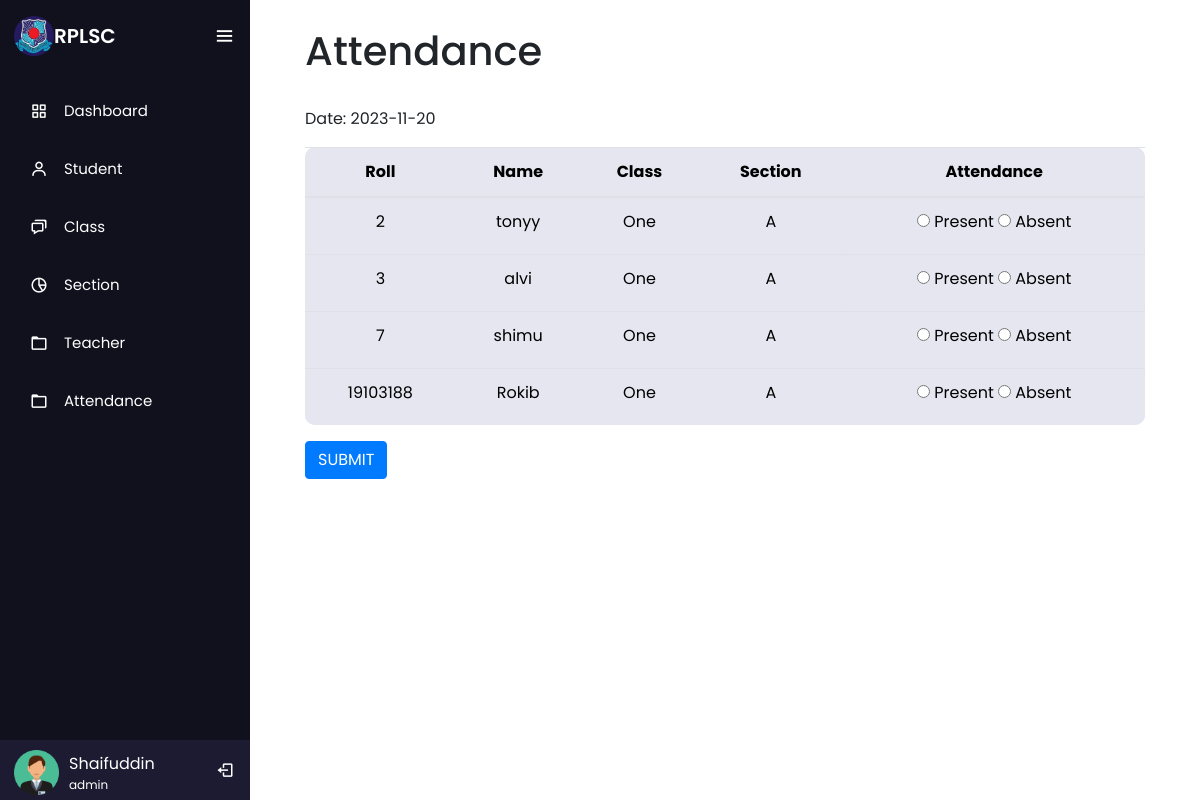
Screenshot of /attendance.php (signed in) with the database file from the repository.
### tables this page shows
CREATE TABLE `employee` (
  `id` int(100) NOT NULL COMMENT 'ID',
  `name` varchar(100) NOT NULL COMMENT 'Name',
  `department_id` int(100) NOT NULL,
  `cid` int(11) NOT NULL,
  `sid` int(11) NOT NULL,
  `number` int(100) NOT NULL COMMENT 'Number',
  `email` varchar(100) NOT NULL COMMENT 'Email',
  `password` varchar(100) NOT NULL,
  `role` int(10) NOT NULL
);

CREATE TABLE `role` (
  `id` int(100) NOT NULL,
  `name` varchar(100) NOT NULL
);

CREATE TABLE `student` (
  `id` int(100) NOT NULL,
  `roll` int(100) NOT NULL,
  `name` varchar(100) NOT NULL,
  `cid` int(100) NOT NULL,
  `sid` int(100) NOT NULL
);

CREATE TABLE `class` (
  `cid` int(100) NOT NULL,
  `cname` varchar(100) NOT NULL
);

CREATE TABLE `section` (
  `sid` int(11) NOT NULL,
  `sname` varchar(11) NOT NULL
);

### attendance.php (the view, shortened to what this page needs)
<?php
include 'nav.php';
$eid = $_SESSION['eid'];
$query = "SELECT * FROM employee WHERE id='$eid'";
$class = mysqli_fetch_assoc(mysqli_query($conn, $query));
$class_id = $class['cid'];
$section_id = $class['sid'];
$query = "SELECT * FROM student WHERE cid = $class_id AND `sid` = $section_id order by roll asc";
$data = mysqli_query($conn, $query);
$date = date("Y-m-d");
?>
<head>
</head>
<div class="container" style="height: 0;">
    <h1> Attendance</h1><br>
    <p>Date: <?php echo "$date" ?></p>
    <form action="attendance_connect.php" method="post" id="attendance-form">
        <div id="table">
            <table class=" table">
                <thead>
                    <tr>
                        <th>Roll</th>
                        <th>Name</th>
                        <th>Class</th>
                        <th>Section</th>
                        <th>Attendance</th>
                    </tr>
                </thead>
                <?php
                $total = mysqli_num_rows($data);
                $c = 1;
                if ($total != 0) {
                    while ($result = mysqli_fetch_assoc($data)) {
                        $cid = $result['cid'];
                        $class = mysqli_fetch_assoc(mysqli_query($conn, "SELECT * FROM `class` WHERE cid='$cid'"));
                        $sid = $result['sid'];
                        $section = mysqli_fetch_assoc(mysqli_query($conn, "SELECT * FROM `section` WHERE sid='$sid'"));
                        echo '
                        <tr>
                            <td>' . $result['roll'] . '</td>
                            <td>' . $result['name'] . '</td>
                            <td>' . $class['cname'] . '</td>
                            <td>' . $section['sname'] . '</td>
                            <td>
                                <input type="radio" name="attend[' . $result['id'] . ']" value="1" id="present-' . $c . '">
                                <label for="present-' . $c . '">Present</label>
                                <input type="radio" name="attend[' . $result['id'] . ']" value="0" id="absent-' . $c . '">
                                <label for="absent-' . $c . '">Absent</label>
                            </td>
                        </tr>';
                        $c++;
                    }
                } else {
                    echo "No records found";
                };
                ?>
            </table>
            <div class="button">
                <button class="btn btn-primary" style="align-items: center;" type="submit" name="submit">SUBMIT</button>
            </div>
        </div>
    </form>
</div>
<?php
include 'footer.php';
?>

### nav.php (shortened to what this page needs)
<?php
$db = new dbObj();
$conn =  $db->getConnstring();
?>
<!DOCTYPE html>
<html lang="en" dir="ltr">
<head>
  <link rel="stylesheet" href="school.css" />
  <link rel="stylesheet" href="css/bootstrap.min.css">
  <link rel="stylesheet" href="https://unicons.iconscout.com/release/v4.0.0/css/line.css">
  <link href='https://unpkg.com/boxicons@2.0.7/css/boxicons.min.css' rel='stylesheet'>
  <link rel="stylesheet" href="https://cdnjs.cloudflare.com/ajax/libs/font-awesome/4.7.0/css/font-awesome.min.css">
  <link rel="stylesheet" href="//code.jquery.com/ui/1.13.2/themes/base/jquery-ui.css">
</head>
<body>
  <div class="sidebar open">
    <div class="logo-details">
      <img src="image/slogo.jpg" style="height: 40px; width:40px;   border-radius: 50%;" alt="profileImg" />
      <div class="logo_name">RPLSC</div>
      <i class="bx bx-menu" id="btn"></i>
    </div>
    <ul class="nav-list">
    <?php if (isset($_SESSION['admin'])) {
     echo '
     <li>
        <a href="dashboard.php">
          <i class="bx bx-grid-alt"></i>
          <span class="links_name">Dashboard</span>
        </a>
        <span class="tooltip">Dashboard</span>
      </li>
      <li>
        <a href="student.php">
          <i class="bx bx-user"></i>
          <span class="links_name">Student</span>
        </a>
        <span class="tooltip">Student</span>
      </li>
      <li>
        <a href="class.php">
          <i class="bx bx-chat"></i>
          <span class="links_name">Class</span>
        </a>
        <span class="tooltip">Class</span>
      </li>
      <li>
        <a href="section.php">
          <i class="bx bx-pie-chart-alt-2"></i>
          <span class="links_name">Section</span>
        </a>
        <span class="tooltip">Section</span>
      </li>
      <li>
        <a href="teacher.php">
          <i class="bx bx-folder"></i>
          <span class="links_name">Teacher</span>
        </a>
        <span class="tooltip">Teacher</span>
      </li>
      <li>
        <a href="adminrecord.php">
          <i class="bx bx-folder"></i>
          <span class="links_name">Attendance</span>
        </a>
        <span class="tooltip">Attendance</span>
      </li>'
      ;}?>
      <li class="profile" >
      <div class="profile-details">
          <img src="image/user.png" alt="profileImg" />
          <div class="name_job">
          <a href="profile.php" ><div style="background-color: #1D1B31; color:white;">
            <?php
            $query = mysqli_query($conn, "SELECT * FROM `employee` WHERE `id`='$_SESSION[eid]'");
            $fetch = mysqli_fetch_array($query);
          echo $fetch['name'];?>
          </div></a>
            <div class="job">
              <?php
              $query = mysqli_query($conn, "SELECT * FROM `employee` WHERE `id`='$_SESSION[eid]'");
              $fetch = mysqli_fetch_array($query);
              $role = $fetch["role"];
              $query = mysqli_query($conn, "SELECT * FROM `role` WHERE `id`='$role'");
              $fetch = mysqli_fetch_array($query);
              echo $fetch['name'];
              ?>
          </div>
          </div>
        </div>
        <a href="logout.php" id="log_out">
        <i class="bx bx-log-out" ></i>
        </a>
      </li>
    </ul>
  </div>
  <section class="home-section">

### school.css (style rules this page uses)
* { margin: 0; padding: 0; box-sizing: border-box; font-family: "Poppins" , sans-serif; }
.sidebar { position: fixed; left: 0; top: 0; height: 100%; width: 78px; background: #11101D; padding: 6px 14px; z-index: 99; transition: all 0.5s ease; }
.sidebar.open { width: 250px; }
.sidebar .logo-details { height: 60px; display: flex; align-items: center; position: relative; }
.sidebar .logo-details .logo_name { color: #fff; font-size: 20px; font-weight: 600; opacity: 0; transition: all 0.5s ease; }
.sidebar.open .logo-details .icon, .sidebar.open .logo-details .logo_name { opacity: 1; }
.sidebar .logo-details #btn { position: absolute; top: 50%; right: 0; transform: translateY(-50%); font-size: 22px; transition: all 0.4s ease; font-size: 23px; text-align: center; cursor: pointer; transition: all 0.5s ease; }
.sidebar.open .logo-details #btn { text-align: right; }
.sidebar i { color: #fff; height: 60px; min-width: 50px; font-size: 28px; text-align: center; line-height: 60px; }
.sidebar .nav-list { margin-top: 20px; height: 100%; }
.sidebar li { position: relative; margin: 8px 0; list-style: none; }
.sidebar li a { display: flex; height: 100%; width: 100%; border-radius: 12px; align-items: center; text-decoration: none; transition: all 0.4s ease; background: #11101D; }
.sidebar li a .links_name { color: #fff; font-size: 15px; font-weight: 400; white-space: nowrap; opacity: 0; pointer-events: none; transition: 0.4s; }
.sidebar.open li a .links_name { opacity: 1; pointer-events: auto; }
.sidebar li i { height: 50px; line-height: 50px; font-size: 18px; border-radius: 12px; }
.sidebar li.profile { position: fixed; height: 60px; width: 78px; left: 0; bottom: -8px; padding: 10px 14px; background: #1d1b31; transition: all 0.5s ease; overflow: hidden; }
.sidebar.open li.profile { width: 250px; }
.sidebar li .profile-details { display: flex; align-items: center; flex-wrap: nowrap; }
.sidebar li img { height: 45px; width: 45px; object-fit: cover; border-radius: 6px; margin-right: 10px; }
.sidebar li.profile .name, .sidebar li.profile .job { font-size: 15px; font-weight: 400; color: #fff; white-space: nowrap; }
.sidebar li.profile .job { font-size: 12px; }
.sidebar .profile #log_out { position: absolute; top: 50%; right: 0; transform: translateY(-50%); background: #1d1b31; width: 100%; height: 60px; line-height: 60px; border-radius: 0px; transition: all 0.5s ease; }
.sidebar.open .profile #log_out { width: 50px; background: none; }
.home-section { position: relative; min-height: 100vh; top: 0; left: 78px; width: calc(100% - 78px); transition: all 0.5s ease; z-index: 2; padding: 0px 40px 0px 40px; }
.sidebar.open ~ .home-section { left: 250px; width: calc(100% - 250px); }
.table,th,td { background-color: #e5e6f0; color: #000000 !important; text-align: center; border-radius: 10px; }

### rows the page displays
employee: name "Shaifuddin"
role: name "admin"
student: roll "2", name "tonyy", cid.cname "One", sid.sname "A"
student: roll "3", name "alvi", cid.cname "One", sid.sname "A"
student: roll "7", name "shimu", cid.cname "One", sid.sname "A"
student: roll "19103188", name "Rokib", cid.cname "One", sid.sname "A"
